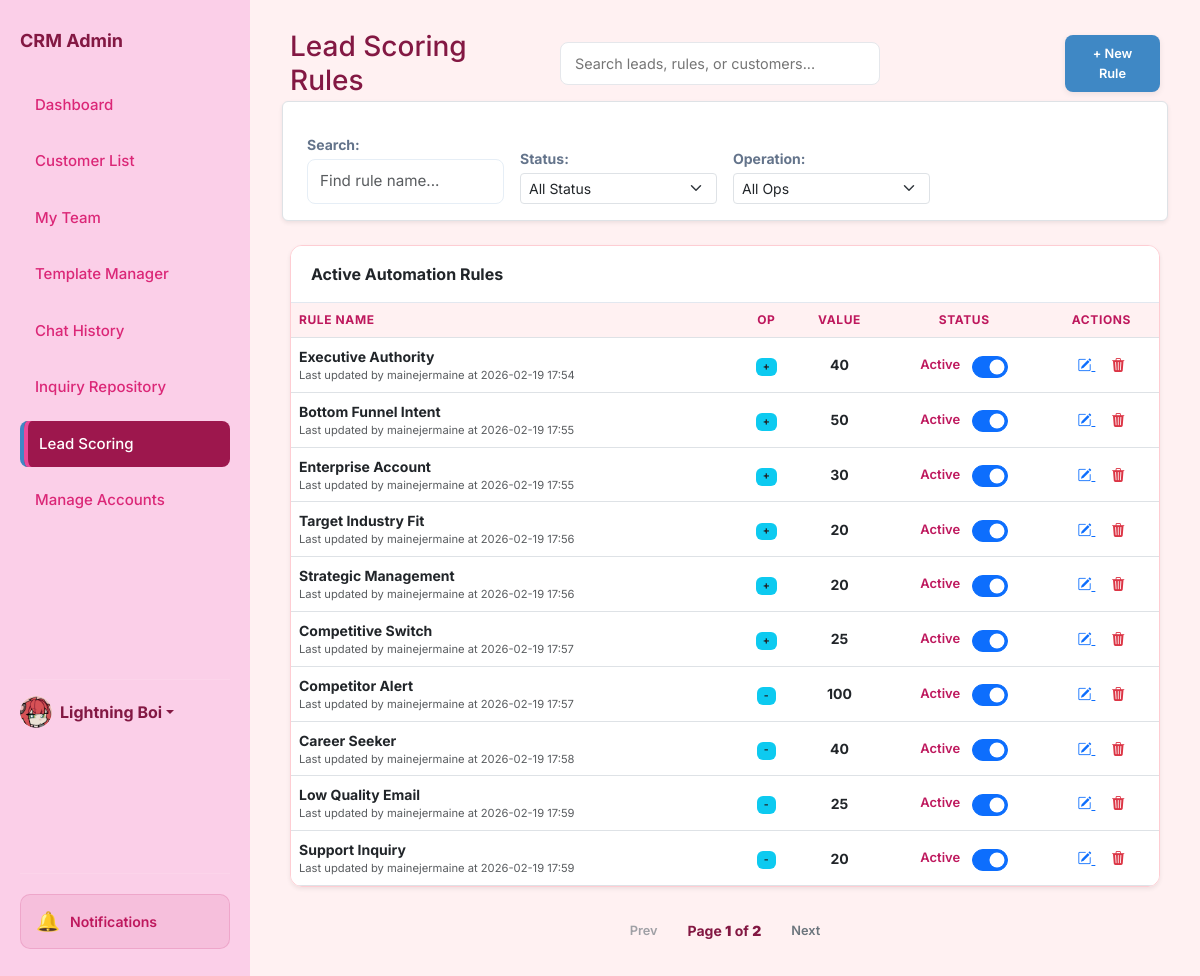
/scoring (signed in), run on the app's committed database.
### app.py (models this page shows, shortened)
class User(db.Model):
    id = db.Column(db.Integer, primary_key=True)
    username = db.Column(db.String(80), unique=True, nullable=False)
    password = db.Column(db.String(200), nullable=False)
    name = db.Column(db.String(100), default='Admin')
    bio = db.Column(db.Text, default='')
    profile_picture = db.Column(db.String(200), default='https://ui-avatars.com/api/?name=Admin&background=random')
    role = db.Column(db.String(20), default='agent') # super_admin, agent
    preferences = db.Column(db.Text, default='{}') # Stores dashboard layout/stats as JSON
    last_active = db.Column(db.String(50))
    team_id = db.Column(db.Integer, db.ForeignKey('team.id'), nullable=True)
    team_role = db.Column(db.String(20)) # leader, vice_leader, member
    last_active_team_chat = db.Column(db.String(50)) # Timestamp of last time user viewed team chat

class Rule(db.Model):
    id = db.Column(db.Integer, primary_key=True)
    name = db.Column(db.String(100), nullable=False)
    keywords = db.Column(db.String(200), nullable=False)
    score = db.Column(db.Integer, nullable=False)
    operation = db.Column(db.String(10), nullable=False, default='+')
    active = db.Column(db.Boolean, default=True)
    created_at = db.Column(db.String(50))
    created_by = db.Column(db.String(100))
    updated_at = db.Column(db.String(50))
    updated_by = db.Column(db.String(100))

### app.py (the view)
@app.route('/scoring')
def lead_scoring():
    rules = Rule.query.all()
    return render_template('lead-scoring.html', rules=rules)

### app.py (called while the page is built)
@app.context_processor
def context_processor():
    from flask import g
    return dict(
        team_pending_requests_count=getattr(g, 'team_pending_requests_count', 0),
        unread_team_messages=getattr(g, 'unread_team_messages', False)
    )

@app.context_processor
def inject_user_preferences():
    theme = 'light'
    if has_request_context() and 'user_id' in session:
        user_id = session.get('user_id')
        user = User.query.get(user_id)
        if user and user.preferences:
            try:
                import json
                prefs = json.loads(user.preferences)
                theme = prefs.get('theme', 'light')
            except:
                pass
    return dict(current_theme=theme)

@app.context_processor
def inject_search_data():
    customers = Customer.query.all()
    inquiries = Inquiry.query.all()
    rules = Rule.query.all()
    templates = AutoReplyTemplate.query.all()
    faqs = FAQ.query.all()
    search_seed = []
    for c in customers:
        search_seed.append({"display": c.name, "category": "Customer", "page": "/customers"})
    for i in inquiries:
        search_seed.append({"display": f"Inquiry: {i.customer}", "category": "Inquiry", "page": f"/inquiry/{i.id}"})
    for r in rules:
        search_seed.append({"display": r.name, "category": "Rule", "page": "/scoring"})
    for t in templates:
        search_seed.append({"display": t.title, "category": "Template", "page": "/templates-manager"})
    for f in faqs:
        search_seed.append({"display": f.question, "category": "FAQ", "page": "/templates-manager"})
    return dict(search_seed=search_seed)

@app.before_request
def require_login():
    allowed_routes = ['login', 'static']
    if request.endpoint and request.endpoint not in allowed_routes and not session.get('logged_in'):
        if request.path.startswith('/api/'):
            return jsonify({'error': 'Unauthorized'}), 401
        return redirect(url_for('login'))
    if session.get('logged_in') and session.get('user_id'):
        user = User.query.get(session.get('user_id'))
        if user:
            try:
                user.last_active = datetime.now().strftime('%Y-%m-%d %H:%M:%S')
                db.session.commit()
            except:
                pass
            session['user_role'] = user.role
            session['team_id'] = user.team_id
            session['user_name'] = user.name
            session['user_pic'] = user.profile_picture

### templates/lead-scoring.html (shortened to what this page needs)
<!DOCTYPE html>
<html lang="en">
<head>
    <link href="https://cdn.jsdelivr.net/npm/bootstrap@5.3.0/dist/css/bootstrap.min.css" rel="stylesheet">
    <link rel="stylesheet" href="https://cdn.jsdelivr.net/npm/bootstrap-icons@1.11.1/font/bootstrap-icons.css">
    <link rel="stylesheet" href="https://cdn.jsdelivr.net/npm/bootstrap-icons@1.11.1/font/bootstrap-icons.css">
    <link rel="stylesheet" href="{{ url_for('static', filename='style.css') }}">
</head>
<body id="page-scoring" class="{% if current_theme and current_theme != 'light' %}theme-{{ current_theme }}{% endif %}">
    <aside class="sidebar">
        <h2>CRM Admin</h2>
        <a href="/dashboard" class="nav-link nav-dashboard">Dashboard</a>
        <a href="/customers" class="nav-link nav-customers">Customer List</a>
        <a href="/my-team" class="nav-link nav-my-team d-flex justify-content-between align-items-center">
            My Team
        </a>
        <a href="/templates-manager" class="nav-link nav-templates">Template Manager</a>
        <a href="/history" class="nav-link nav-history d-flex justify-content-between align-items-center">
            Chat History
        </a>
        <a href="/repository" class="nav-link nav-repository">Inquiry Repository</a>
        <a href="/scoring" class="nav-link nav-scoring active">Lead Scoring</a>
        {% if session.get('user_role') in ['ultra_admin', 'super_admin', 'admin'] %}
        <a href="/admin/create-account" class="nav-link nav-admin">
            Manage Accounts
        </a>
        {% endif %}
        <div class="mt-auto pt-3 border-top border-secondary" style="border-color: rgba(255,255,255,0.1) !important;">
            <div class="dropdown">
                <a href="#" class="d-flex align-items-center text-decoration-none dropdown-toggle" id="dropdownUser1"
                    data-bs-toggle="dropdown" aria-expanded="false">
                    <div class="avatar-circle bg-primary text-white me-2"
                        style="width: 32px; height: 32px; font-size: 14px; display:flex; align-items:center; justify-content:center; border-radius:50%; overflow:hidden;">
                        {% if session.get('user_pic') and 'http' in session.get('user_pic') %}
                        <img src="{{ session.get('user_pic') }}" alt="User"
                            style="width:100%; height:100%; object-fit:cover;">
                        {% elif session.get('user_pic') %}
                        <img src="{{ url_for('static', filename='uploads/' + session.get('user_pic')) }}" alt="User"
                            style="width:100%; height:100%; object-fit:cover;">
                        {% else %}
                        {{ session.get('user_name', 'Admin')[0] | upper }}
                        {% endif %}
                    </div>
                    <strong>{{ session.get('user_name', 'Admin') }}</strong>
                </a>
            </div>
        </div>
    </aside>
    <main class="main">
        <div class="header">
            <div class="header-left">
                <h1 class="h3 mb-0">Lead Scoring Rules</h1>
            </div>
            <div class="search-container">
                <input type="text" placeholder="Search leads, rules, or customers..." class="taskbar-search">
            </div>
            <div class="header-right">
                <a href="{{ url_for('add_rule') }}" class="btn btn-blue">+ New Rule</a>
            </div>
        </div>
        <div class="row g-3 mb-4 p-3 bg-white border rounded shadow-sm align-items-end">
            <div class="col-md-3">
                <label class="small fw-bold mb-1 d-block">Search:</label>
                <input type="text" id="searchInput" class="form-control form-control-sm" placeholder="Find rule name..."
                    onkeyup="applyFilters()">
            </div>
            <div class="col-md-3">
                <label class="small fw-bold mb-1 d-block">Status:</label>
                <select id="filterStatus" class="form-select form-select-sm" onchange="applyFilters()">
                    <option value="all">All Status</option>
                </select>
            </div>
            <div class="col-md-3">
                <label class="small fw-bold mb-1 d-block">Operation:</label>
                <select id="filterOperation" class="form-select form-select-sm" onchange="applyFilters()">
                    <option value="all">All Ops</option>
                </select>
            </div>
        </div>
        <div class="card p-0 shadow-sm overflow-hidden">
            <div class="card-header bg-white py-3 fw-bold">Active Automation Rules</div>
            <div class="table-responsive">
                <table class="table mb-0">
                    <thead class="bg-light small text-uppercase">
                        <tr>
                            <th>Rule Name</th>
                            <th class="text-center">Op</th>
                            <th class="text-center">Value</th>
                            <th class="text-center">Status</th>
                            <th class="text-center">Actions</th>
                        </tr>
                    </thead>
                    <tbody id="ruleTable" class="align-middle">
                        {% if rules|length > 0 %}
                        {% for rule in rules %}
                        <tr>
                            <td class="fw-bold">
                                {{ rule.name }}
                                <div class="text-muted" style="font-size:0.7rem; font-weight:normal;">
                                    Last updated by {{ rule.updated_by or 'System' }} at {{ rule.updated_at or
                                    'Recently' }}
                                </div>
                            </td>
                            <td class="text-center">
                                <span class="badge bg-info text-dark">{{ rule.operation }}</span>
                            </td>
                            <td class="text-center fw-bold">{{ rule.score }}</td>
                            <td class="text-center">
                                <div class="status-toggle-container form-check form-switch">
                                    <span class="status-label">{{ 'Active' if rule.active else 'Not Active' }}</span>
                                    <input class="form-check-input" type="checkbox" role="switch"
                                        onchange="toggleStatus('{{ rule.id }}', this)" {% if rule.active %}checked{%
                                        endif %}>
                                </div>
                            </td>
                            <td class="text-center">
                                <a href="{{ url_for('edit_rule', id=rule.id) }}" class="text-primary me-3">
                                    <i class="bi bi-pencil-square"></i>
                                </a>
                                <a href="javascript:void(0)" class="text-danger"
                                    onclick="confirmDeleteRule({{ rule.id }})">
                                    <i class="bi bi-trash3-fill"></i>
                                </a>
                            </td>
                        </tr>
                        {% endfor %}
                        {% else %}
                        <tr>
                            <td colspan="5" class="text-center p-5 text-muted">No rules found. Click "+ New Rule" to
                                start.</td>
                        </tr>
                        {% endif %}
                    </tbody>
                </table>
            </div>
        </div>
        <div class="pagination mt-3 justify-content-center d-flex align-items-center gap-3">
            <button id="page-prev" class="btn btn-sm btn-outline-secondary">Prev</button>
            <div id="page-indicator" class="small fw-bold">Page 1 of 1</div>
            <button id="page-next" class="btn btn-sm btn-outline-secondary">Next</button>
        </div>
    </main>
</body>
</html>

### data on the page
User: profile_picture (picture), get "Lightning Boi"
Rule: name "Executive Authority", updated_by "mainejermaine", updated_at "2026-02-19 17:54", operation "+", score "40", active "Active", active "☑"
Rule: name "Bottom Funnel Intent", updated_by "mainejermaine", updated_at "2026-02-19 17:55", operation "+", score "50", active "Active", active "☑"
Rule: name "Enterprise Account", updated_by "mainejermaine", updated_at "2026-02-19 17:55", operation "+", score "30", active "Active", active "☑"
Rule: name "Target Industry Fit", updated_by "mainejermaine", updated_at "2026-02-19 17:56", operation "+", score "20", active "Active", active "☑"
Rule: name "Strategic Management", updated_by "mainejermaine", updated_at "2026-02-19 17:56", operation "+", score "20", active "Active", active "☑"
Rule: name "Competitive Switch", updated_by "mainejermaine", updated_at "2026-02-19 17:57", operation "+", score "25", active "Active", active "☑"
Rule: name "Competitor Alert", updated_by "mainejermaine", updated_at "2026-02-19 17:57", operation "-", score "100", active "Active", active "☑"
Rule: name "Career Seeker", updated_by "mainejermaine", updated_at "2026-02-19 17:58", operation "-", score "40", active "Active", active "☑"
Rule: name "Low Quality Email", updated_by "mainejermaine", updated_at "2026-02-19 17:59", operation "-", score "25", active "Active", active "☑"
Rule: name "Support Inquiry", updated_by "mainejermaine", updated_at "2026-02-19 17:59", operation "-", score "20", active "Active", active "☑"
